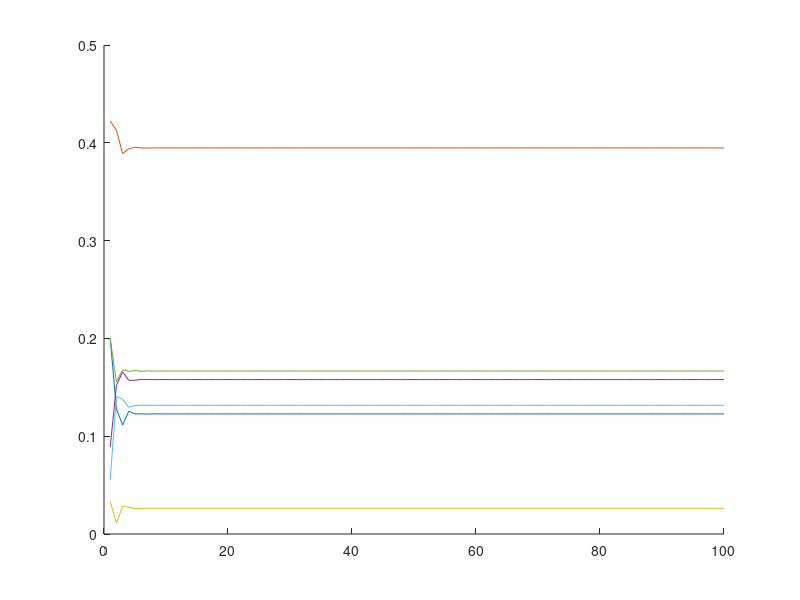

The MATLAB source for this figure:
%%exercicio1
T = [0  0   1/2 0   1/2 1/5;
    1/2 1/3 1/2 1/2 1/2 1/5;
    0   0   0   0   0   1/5;
    0   1/3 0   0   0   1/5;
    1/2 0   0   1/2 0   1/5;
    0   1/3 0   0   0   0];
X0= [1/6 1/6 1/6 1/6 1/6 1/6]';

X3= T^3 * X0
%% 
n= (1:100)
for i = 1:100
    X0 = T*X0;
    plotA(i) = X0(1);
    plotB(i) = X0(2);
    plotC(i) = X0(3);
    plotD(i) = X0(4);
    plotE(i) = X0(5);
    plotF(i) = X0(6);
end
hold on
plot(n,plotA);
plot(n,plotB);
plot(n,plotC);
plot(n,plotD);
plot(n,plotE);
plot(n,plotF);
